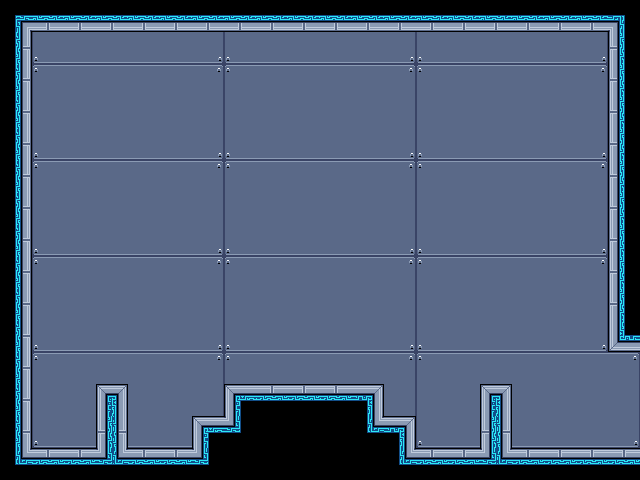

Rendered tile map (Tiled .tmx) drawn with the repository's tilesets; below, a short description and the full map source, tile grids included:
An orthogonal 20x15 tile map with 32x32 px tiles, 2 tile layers (bg, mg), 1 hidden layer not drawn, 2 tilesets and 3 objects (start, 2_start, WASD or Arrow keys to move.  L to jump.).

<map version="2017.05.26" orientation="orthogonal" renderorder="right-down" width="20" height="15" tilewidth="32" tileheight="32" nextobjectid="29">
 <tileset firstgid="1" name="32blocks" tilewidth="32" tileheight="32" tilecount="10" columns="10">
  <image source="32blocks.png" width="320" height="32" />
 </tileset>
 <tileset firstgid="11" name="shipTileset" tilewidth="32" tileheight="32" tilecount="133" columns="19">
  <image source="shipTileset.png" width="608" height="224" />
 </tileset>
 <layer name="bg" width="20" height="15">
  <data encoding="csv">
23,40,41,41,41,41,42,40,41,41,41,41,42,40,41,41,41,41,42,21,
23,59,60,60,60,60,61,59,60,60,60,60,61,59,60,60,60,60,61,40,
23,21,22,22,22,22,23,21,22,22,22,22,23,21,22,22,22,22,23,40,
23,40,41,41,41,41,42,40,41,41,41,41,42,40,41,41,41,41,42,40,
23,59,60,60,60,60,61,59,60,60,60,60,61,59,60,60,60,60,61,21,
23,21,22,22,22,22,23,21,22,22,22,22,23,21,22,22,22,22,23,40,
23,40,41,41,41,41,42,40,41,41,41,41,42,40,41,41,41,41,42,40,
23,59,60,60,60,60,61,59,60,60,60,60,61,59,60,60,60,60,61,40,
42,21,22,22,22,22,23,21,22,22,22,22,23,21,22,22,22,22,23,40,
42,40,41,41,41,41,42,40,41,41,41,41,42,40,41,41,41,41,42,40,
42,59,60,60,60,60,61,59,60,60,60,60,61,59,60,60,60,60,61,59,
42,21,22,22,22,22,23,21,22,22,22,22,23,21,22,22,22,22,22,23,
42,40,41,41,41,41,42,40,41,41,41,41,42,40,41,41,41,41,41,42,
61,59,60,60,60,60,61,59,60,60,60,60,61,59,60,60,60,60,60,61,
0,0,0,0,0,0,0,0,0,0,0,0,0,0,0,0,0,0,0,0
</data>
 </layer>
 <layer name="mg" width="20" height="15">
  <data encoding="csv">
94,51,51,51,51,51,51,51,51,51,51,51,51,51,51,51,51,51,51,95,
33,0,0,0,0,0,0,0,0,0,0,0,0,0,0,0,0,0,0,31,
33,0,0,0,0,0,0,0,0,0,0,0,0,0,0,0,0,0,0,31,
33,0,0,0,0,0,0,0,0,0,0,0,0,0,0,0,0,0,0,31,
33,0,0,0,0,0,0,0,0,0,0,0,0,0,0,0,0,0,0,31,
33,0,0,0,0,0,0,0,0,0,0,0,0,0,0,0,0,0,0,31,
33,0,0,0,0,0,0,0,0,0,0,0,0,0,0,0,0,0,0,31,
33,0,0,0,0,0,0,0,0,0,0,0,0,0,0,0,0,0,0,31,
33,0,0,0,0,0,0,0,0,0,0,0,0,0,0,0,0,0,0,31,
33,0,0,0,0,0,0,0,0,0,0,0,0,0,0,0,0,0,0,31,
33,0,0,0,0,0,0,0,0,0,0,0,0,0,0,0,0,0,0,50,
33,0,0,0,0,0,0,0,0,0,0,0,0,0,0,0,0,0,0,0,
33,0,0,69,0,0,0,12,13,13,13,14,0,0,0,69,0,0,0,0,
33,0,0,68,0,0,12,114,32,32,32,113,14,0,0,68,0,0,0,0,
113,13,13,74,13,13,114,32,32,32,32,32,113,13,13,74,13,13,13,13
</data>
 </layer>
 <layer name="collision" width="20" height="15" visible="0" opacity="0.29">
  <data encoding="csv">
2,2,2,2,2,2,2,2,2,2,2,2,2,2,2,2,2,2,2,2,
2,0,0,0,0,0,0,0,0,0,0,0,0,0,0,0,0,0,0,2,
2,0,0,0,0,0,0,0,0,0,0,0,0,0,0,0,0,0,0,2,
2,0,0,0,0,0,0,0,0,0,0,0,0,0,0,0,0,0,0,2,
2,0,0,0,0,0,0,0,0,0,0,0,0,0,0,0,0,0,0,2,
2,0,0,0,0,0,0,0,0,0,0,0,0,0,0,0,0,0,0,2,
2,0,0,0,0,0,0,0,0,0,0,0,0,0,0,0,0,0,0,2,
2,0,0,0,0,0,0,0,0,0,0,0,0,0,0,0,0,0,0,2,
2,0,0,0,0,0,0,0,0,0,0,0,0,0,0,0,0,0,0,2,
2,0,0,0,0,0,0,0,0,0,0,0,0,0,0,0,0,0,0,2,
2,0,0,0,0,0,0,0,0,0,0,0,0,0,0,0,0,0,0,2,
2,0,0,0,0,0,0,0,0,0,0,0,0,0,0,0,0,0,0,0,
2,0,0,2,0,0,0,2,2,2,2,2,0,0,0,2,0,0,0,0,
2,0,0,2,0,0,2,2,2,2,2,2,2,0,0,2,0,0,0,0,
2,2,2,2,2,2,2,2,2,2,2,2,2,2,2,2,2,2,2,2
</data>
 </layer>
 <objectgroup name="Object Layer 1">
  <object id="22" name="d" type="start" x="296.334" y="362" width="18" height="19" />
  <object id="24" name="travel" type="2_start" x="625.333" y="355.333" width="9.33333" height="90" />
  <object id="28" name="message" type="WASD or Arrow keys to move.  L to jump." x="226" y="276" width="168.667" height="128" />
 </objectgroup>
</map>
